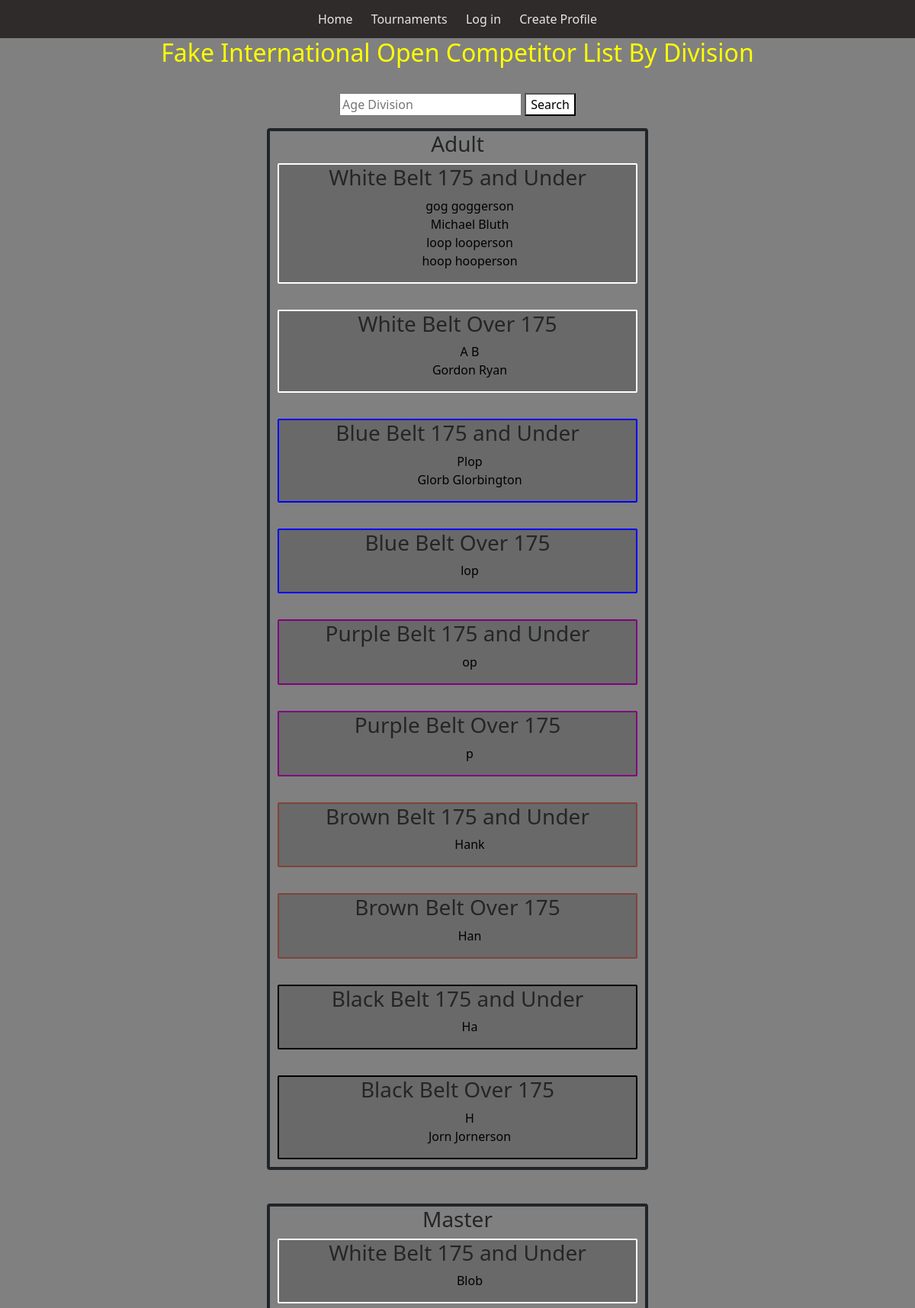
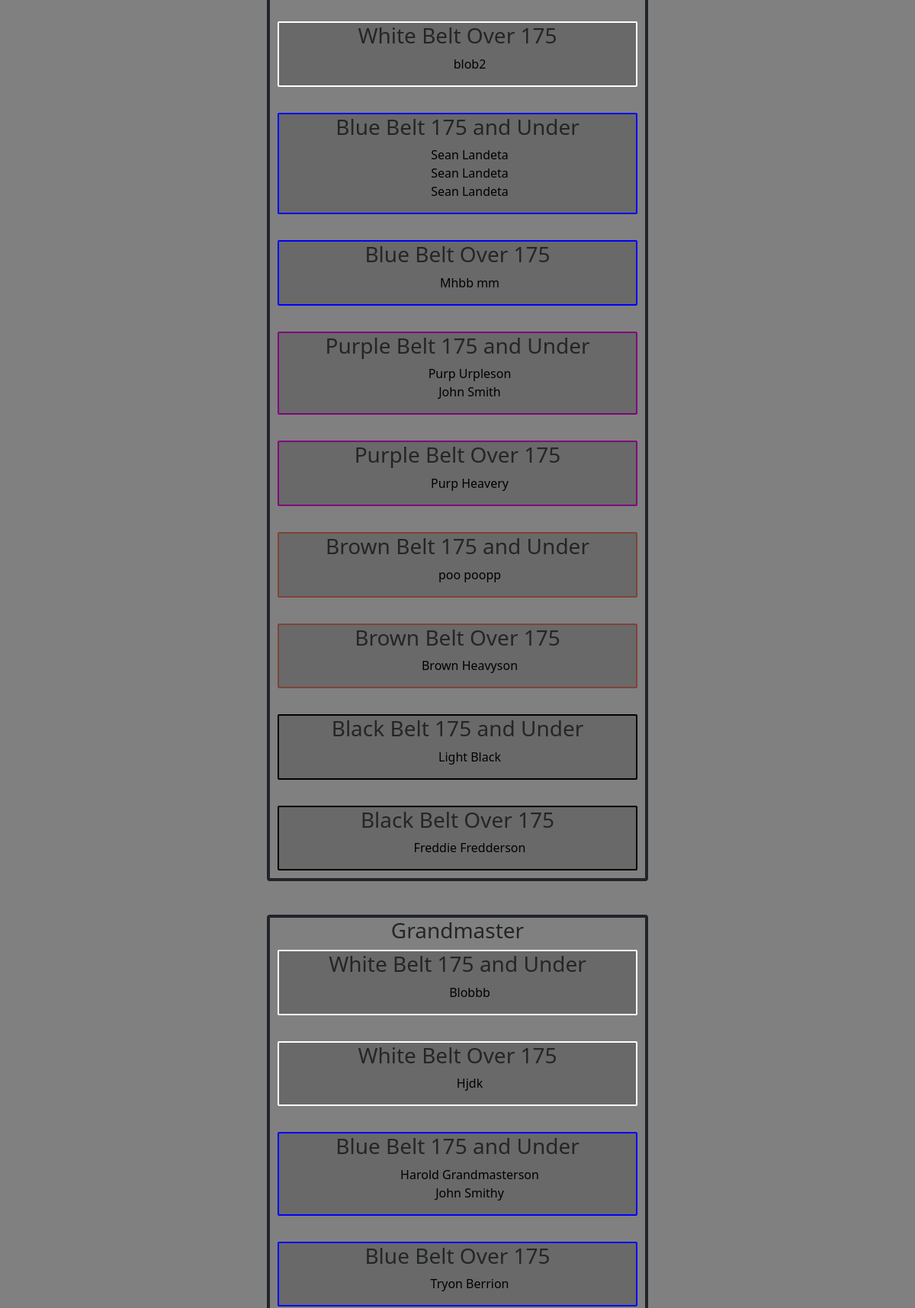
Screenshot of /fakeio_bracket (upper part) with the database file from the repository (2 pictures, top to bottom).
### tables this page shows
CREATE TABLE adult (name TEXT, rank TEXT, weight INTEGER);

CREATE TABLE master (name TEXT, rank TEXT, weight INTEGER);

CREATE TABLE grandmaster (name TEXT, rank TEXT, weight INTEGER);

### app.py (the view)
@app.route("/fakeio_bracket", methods=["GET"])
def fakeio_bracket():
    ad_wb_light = db.execute("SELECT name FROM adult WHERE rank = ? and weight <= ?", "White Belt", 175)
    ad_wb_heavy = db.execute("SELECT name FROM adult WHERE rank = ? and weight > ?", "White Belt", 175)
    ad_blub_light = db.execute("SELECT name FROM adult WHERE rank = ? and weight <= ?", "Blue Belt", 175)
    ad_blub_heavy = db.execute("SELECT name FROM adult WHERE rank = ? and weight > ?", "Blue Belt", 175)
    ad_pb_light = db.execute("SELECT name FROM adult WHERE rank = ? and weight <= ?", "Purple Belt", 175)
    ad_pb_heavy = db.execute("SELECT name FROM adult WHERE rank = ? and weight > ?", "Purple Belt", 175)
    ad_brb_light = db.execute("SELECT name FROM adult WHERE rank = ? and weight <= ?", "Brown Belt", 175)
    ad_brb_heavy = db.execute("SELECT name FROM adult WHERE rank = ? and weight > ?", "Brown Belt", 175)
    ad_blab_light = db.execute("SELECT name FROM adult WHERE rank = ? and weight <= ?", "Black Belt", 175)
    ad_blab_heavy = db.execute("SELECT name FROM adult WHERE rank = ? and weight > ?", "Black Belt", 175)
    ms_wb_light = db.execute("SELECT name FROM master WHERE rank = ? and weight <= ?", "White Belt", 175)
    ms_wb_heavy = db.execute("SELECT name FROM master WHERE rank = ? and weight > ?", "White Belt", 175)
    ms_blub_light = db.execute("SELECT name FROM master WHERE rank = ? and weight <= ?", "Blue Belt", 175)
    ms_blub_heavy = db.execute("SELECT name FROM master WHERE rank = ? and weight > ?", "Blue Belt", 175)
    ms_pb_light = db.execute("SELECT name FROM master WHERE rank = ? and weight <= ?", "Purple Belt", 175)
    ms_pb_heavy = db.execute("SELECT name FROM master WHERE rank = ? and weight > ?", "Purple Belt", 175)
    ms_brb_light = db.execute("SELECT name FROM master WHERE rank = ? and weight <= ?", "Brown Belt", 175)
    ms_brb_heavy = db.execute("SELECT name FROM master WHERE rank = ? and weight > ?", "Brown Belt", 175)
    ms_blab_light = db.execute("SELECT name FROM master WHERE rank = ? and weight <= ?", "Black Belt", 175)
    ms_blab_heavy = db.execute("SELECT name FROM master WHERE rank = ? and weight > ?", "Black Belt", 175)
    gm_wb_light = db.execute("SELECT name FROM grandmaster WHERE rank = ? and weight <= ?", "White Belt", 175)
    gm_wb_heavy = db.execute("SELECT name FROM grandmaster WHERE rank = ? and weight > ?", "White Belt", 175)
    gm_blub_light = db.execute("SELECT name FROM grandmaster WHERE rank = ? and weight <= ?", "Blue Belt", 175)
    gm_blub_heavy = db.execute("SELECT name FROM grandmaster WHERE rank = ? and weight > ?", "Blue Belt", 175)
    gm_pb_light = db.execute("SELECT name FROM grandmaster WHERE rank = ? and weight <= ?", "Purple Belt", 175)
    gm_pb_heavy = db.execute("SELECT name FROM grandmaster WHERE rank = ? and weight > ?", "Purple Belt", 175)
    gm_brb_light = db.execute("SELECT name FROM grandmaster WHERE rank = ? and weight <= ?", "Brown Belt", 175)
    gm_brb_heavy = db.execute("SELECT name FROM grandmaster WHERE rank = ? and weight > ?", "Brown Belt", 175)
    gm_blab_light = db.execute("SELECT name FROM grandmaster WHERE rank = ? and weight <= ?", "Black Belt", 175)
    gm_blab_heavy = db.execute("SELECT name FROM grandmaster WHERE rank = ? and weight > ?", "Black Belt", 175)
    gv_wb_light = db.execute("SELECT name FROM graveyard WHERE rank = ? and weight <= ?", "White Belt", 175)
    gv_wb_heavy = db.execute("SELECT name FROM graveyard WHERE rank = ? and weight > ?", "White Belt", 175)
    gv_blub_light = db.execute("SELECT name FROM graveyard WHERE rank = ? and weight <= ?", "Blue Belt", 175)
    gv_blub_heavy = db.execute("SELECT name FROM graveyard WHERE rank = ? and weight > ?", "Blue Belt", 175)
    gv_pb_light = db.execute("SELECT name FROM graveyard WHERE rank = ? and weight <= ?", "Purple Belt", 175)
    gv_pb_heavy = db.execute("SELECT name FROM graveyard WHERE rank = ? and weight > ?", "Purple Belt", 175)
    gv_brb_light = db.execute("SELECT name FROM graveyard WHERE rank = ? and weight <= ?", "Brown Belt", 175)
    gv_brb_heavy = db.execute("SELECT name FROM graveyard WHERE rank = ? and weight > ?", "Brown Belt", 175)
    gv_blab_light = db.execute("SELECT name FROM graveyard WHERE rank = ? and weight <= ?", "Black Belt", 175)
    gv_blab_heavy = db.execute("SELECT name FROM graveyard WHERE rank = ? and weight > ?", "Black Belt", 175)
    return render_template("fakeio_bracket.html", ad_wb_light=ad_wb_light, ad_wb_heavy=ad_wb_heavy,
                            ad_blub_light=ad_blub_light, ad_blub_heavy=ad_blub_heavy, ad_pb_light=ad_pb_light,
                            ad_pb_heavy=ad_pb_heavy, ad_brb_light=ad_brb_light, ad_brb_heavy=ad_brb_heavy,
                            ad_blab_light=ad_blab_light, ad_blab_heavy=ad_blab_heavy, ms_wb_light=ms_wb_light,
                            ms_wb_heavy=ms_wb_heavy, ms_blub_light=ms_blub_light, ms_blub_heavy=ms_blub_heavy,
                            ms_pb_light=ms_pb_light, ms_pb_heavy=ms_pb_heavy, ms_brb_light=ms_brb_light,
                            ms_brb_heavy=ms_brb_heavy, ms_blab_light=ms_blab_light, ms_blab_heavy=ms_blab_heavy,
                            gm_wb_light=gm_wb_light, gm_wb_heavy=gm_wb_heavy, gm_blub_light=gm_blub_light,
                            gm_blub_heavy=gm_blub_heavy, gm_pb_light=gm_pb_light, gm_pb_heavy=gm_pb_heavy,
                            gm_brb_light=gm_brb_light, gm_brb_heavy=gm_brb_heavy, gm_blab_light=gm_blab_light,
                            gm_blab_heavy=gm_blab_heavy, gv_wb_light=gv_wb_light, gv_wb_heavy=gv_wb_heavy,
                            gv_blub_light=gv_blub_light, gv_blub_heavy=gv_blub_heavy, gv_pb_light=gv_pb_light,
                            gv_pb_heavy=gv_pb_heavy, gv_brb_light=gv_brb_light, gv_brb_heavy=gv_brb_heavy,
                            gv_blab_light=gv_blab_light, gv_blab_heavy=gv_blab_heavy)

### templates/fakeio_bracket.html (shortened to what this page needs)
{% extends "layout.html" %}
{% block main %}
    <form action="/fakeio_bracket" method="get">
        <h2>Fake International Open Competitor List By Division</h2>
        <br>
        <div class="search">
            <input type="text" placeholder="Age Division">
            <button type="button" id="search" style="background-color: white;">Search</button>
        </div>
        <div class="big_bracket" id="adult">
            <h3>Adult</h3>
            <div class="bracket" id="adult" style="border-color: white;">
                <h3>White Belt 175 and Under</h3>
                <ul>
                    {% for name in ad_wb_light %}
                    <li>{{ name.name }}</li>
                    {% endfor %}
                </ul>
            </div>
                <br>
            <div class="bracket" style="border-color: white;">
                <h3>White Belt Over 175</h3>
                    <ul>
                        {% for name in ad_wb_heavy %}
                        <li>{{ name.name }}</li>
                        {% endfor %}
                    </ul>
            </div>
            <br>
            <div class="bracket" style="border-color: Blue;">
                <h3>Blue Belt 175 and Under</h3>
                    <ul>
                        {% for name in ad_blub_light %}
                        <li>{{ name.name }}</li>
                        {% endfor %}
                    </ul>
            </div>
            <br>
            <div class="bracket" style="border-color: Blue;">
                <h3>Blue Belt Over 175</h3>
                    <ul>
                        {% for name in ad_blub_heavy %}
                        <li>{{ name.name }}</li>
                        {% endfor %}
                    </ul>
            </div>
            <br>
            <div class="bracket" style="border-color: Purple;">
                <h3>Purple Belt 175 and Under</h3>
                    <ul>
                        {% for name in ad_pb_light %}
                        <li>{{ name.name }}</li>
                        {% endfor %}
                    </ul>
            </div>
            <br>
            <div class="bracket" style="border-color: Purple;">
                <h3>Purple Belt Over 175</h3>
                    <ul>
                        {% for name in ad_pb_heavy %}
                        <li>{{ name.name }}</li>
                        {% endfor %}
                    </ul>
            </div>
            <br>
            <div class="bracket" style="border-color: #804337;">
                <h3>Brown Belt 175 and Under</h3>
                    <ul>
                        {% for name in ad_brb_light %}
                        <li>{{ name.name }}</li>
                        {% endfor %}
                    </ul>
            </div>
            <br>
            <div class="bracket" style="border-color: #804337;">
                <h3>Brown Belt Over 175</h3>
                    <ul>
                        {% for name in ad_brb_heavy %}
                        <li>{{ name.name }}</li>
                        {% endfor %}
                    </ul>
            </div>
            <br>
            <div class="bracket" style="border-color: Black;">
                <h3>Black Belt 175 and Under</h3>
                    <ul>
                        {% for name in ad_blab_light %}
                        <li>{{ name.name }}</li>
                        {% endfor %}
                    </ul>
            </div>
            <br>
            <div class="bracket" style="border-color: Black;">
                <h3>Black Belt Over 175</h3>
                    <ul>
                        {% for name in ad_blab_heavy %}
                        <li>{{ name.name }}</li>
                        {% endfor %}
                    </ul>
            </div>
        </div>
        <br>
        <div class="big_bracket" id="master">
            <h3>Master</h3>
            <div class="bracket" style="border-color: White;">
                <h3>White Belt 175 and Under</h3>
                    <ul>
                        {% for name in ms_wb_light %}
                            <li>{{ name.name }}</li>
                        {% endfor %}
                    </ul>
            </div>
                <br>
            <div class="bracket" style="border-color: White;">
                <h3>White Belt Over 175</h3>
                    <ul>
                        {% for name in ms_wb_heavy %}
                            <li>{{ name.name }}</li>
                        {% endfor %}
                    </ul>
            </div>
            <br>
            <div class="bracket" style="border-color: Blue;">
                <h3>Blue Belt 175 and Under</h3>
                    <ul>
                        {% for name in ms_blub_light %}
                            <li>{{ name.name }}</li>
                        {% endfor %}
                    </ul>
            </div>
                <br>
            <div class="bracket" style="border-color: Blue;">
                <h3>Blue Belt Over 175</h3>
                    <ul>
                        {% for name in ms_blub_heavy %}
                            <li>{{ name.name }}</li>
                        {% endfor %}
                    </ul>
            </div>
                <br>
            <div class="bracket" style="border-color: Purple;">
                <h3>Purple Belt 175 and Under</h3>
                    <ul>
                        {% for name in ms_pb_light %}
                            <li>{{ name.name }}</li>
                        {% endfor %}
                    </ul>
            </div>
                <br>
            <div class="bracket" style="border-color: Purple;">
                <h3>Purple Belt Over 175</h3>
                    <ul>
                        {% for name in ms_pb_heavy %}
                            <li>{{ name.name }}</li>
                        {% endfor %}
                    </ul>
            </div>
                <br>
            <div class="bracket" style="border-color: #804337;">
                <h3>Brown Belt 175 and Under</h3>
                    <ul>
                        {% for name in ms_brb_light %}
                            <li>{{ name.name }}</li>
                        {% endfor %}
                    </ul>
            </div>
                <br>
            <div class="bracket" style="border-color: #804337;">
                <h3>Brown Belt Over 175</h3>
                    <ul>
                        {% for name in ms_brb_heavy %}
                            <li>{{ name.name }}</li>
                        {% endfor %}
                    </ul>
            </div>
                <br>
            <div class="bracket" style="border-color: Black;">
                <h3>Black Belt 175 and Under</h3>
                    <ul>
                        {% for name in ms_blab_light %}
                            <li>{{ name.name }}</li>
                        {% endfor %}
                    </ul>
            </div>
                <br>
            <div class="bracket" style="border-color: Black;">
                <h3>Black Belt Over 175</h3>
                    <ul>
                        {% for name in ms_blab_heavy %}
                            <li>{{ name.name }}</li>
                        {% endfor %}
                    </ul>
            </div>
        </div>
            <br>
        <div class="big_bracket" id="grandmaster">
            <h3>Grandmaster</h3>
            <div class="bracket" style="color: White;">
                <h3>White Belt 175 and Under</h3>
                    <ul>
                        {% for name in gm_wb_light %}
                        <li>{{ name.name }}</li>
                        {% endfor %}
                    </ul>
            </div>
                <br>
            <div class="bracket" style="color: White;">
                <h3>White Belt Over 175</h3>
                <ul>
                    {% for name in gm_wb_heavy %}
                    <li>{{ name.name }}</li>
                    {% endfor %}
                </ul>
            </div>
                <br>
            <div class="bracket" style="color: Blue;">
                <h3>Blue Belt 175 and Under</h3>
                <ul>
                    {% for name in gm_blub_light %}
                    <li>{{ name.name }}</li>
                    {% endfor %}
                </ul>
            </div>
                <br>
            <div class="bracket" style="color: Blue;">
                <h3>Blue Belt Over 175</h3>
                <ul>
                    {% for name in gm_blub_heavy %}
                    <li>{{ name.name }}</li>
                    {% endfor %}
                </ul>
            </div>
                <br>
                <br>
                <br>
                <br>
                <br>
                <br>
                <br>
        </div>
{% endblock %}

### templates/layout.html (shortened to what this page needs)
<!DOCTYPE html>
<html lang="en">
    <head>
        <link href="https://cdn.jsdelivr.net/npm/bootstrap@5.1.3/dist/css/bootstrap.min.css" rel="stylesheet">
        <link rel="stylesheet" href="/static/styles.css">
    </head>
    <body>
        <div id="div_navbar">
            {% if session["user_id"] %}
                <ul id="navbar_li">
                    <li class="nav_button"><a href="/">Home</a></li>
                    <li class="nav_button"><a href="/profile">Profile</a></li>
                    <li class="nav_button"><a href="/tournaments">Tournaments</a></li>
                    <li class="nav_button"><a href="/logout">Log out</a></li>
                </ul>
            {% else %}
                <ul id="navbar_lo">
                    <li class="nav_button"><a href="/">Home</a></li>
                    <li class="nav_button"><a href="/tournaments">Tournaments</a></li>
                    <li class="nav_button"><a href="/login">Log in</a></li>
                    <li class="nav_button"><a href="/create_profile">Create Profile</a></li>
                </ul>
            {% endif %}
        </div>
        <main>
            {% block main %}{% endblock %}
        </main>
    </body>
</html>

### rows the page displays
adult: name "gog goggerson"
adult: name "Michael Bluth"
adult: name "loop looperson"
adult: name "hoop hooperson"
adult: name "A B"
adult: name "Gordon Ryan"
adult: name "Plop"
adult: name "Glorb Glorbington"
adult: name "lop"
adult: name "op"
adult: name "p"
adult: name "Hank"
adult: name "Han"
adult: name "Ha"
adult: name "H"
adult: name "Jorn Jornerson"
master: name "Blob"
master: name "blob2"
master: name "Sean Landeta"
master: name "Sean Landeta"
master: name "Sean Landeta"
master: name "Mhbb mm"
master: name "Purp Urpleson"
master: name "John Smith"
master: name "Purp Heavery"
master: name "poo poopp"
master: name "Brown Heavyson"
master: name "Light Black"
master: name "Freddie Fredderson"
grandmaster: name "Blobbb"
grandmaster: name "Hjdk"
grandmaster: name "Harold Grandmasterson"
grandmaster: name "John Smithy"
grandmaster: name "Tryon Berrion"
